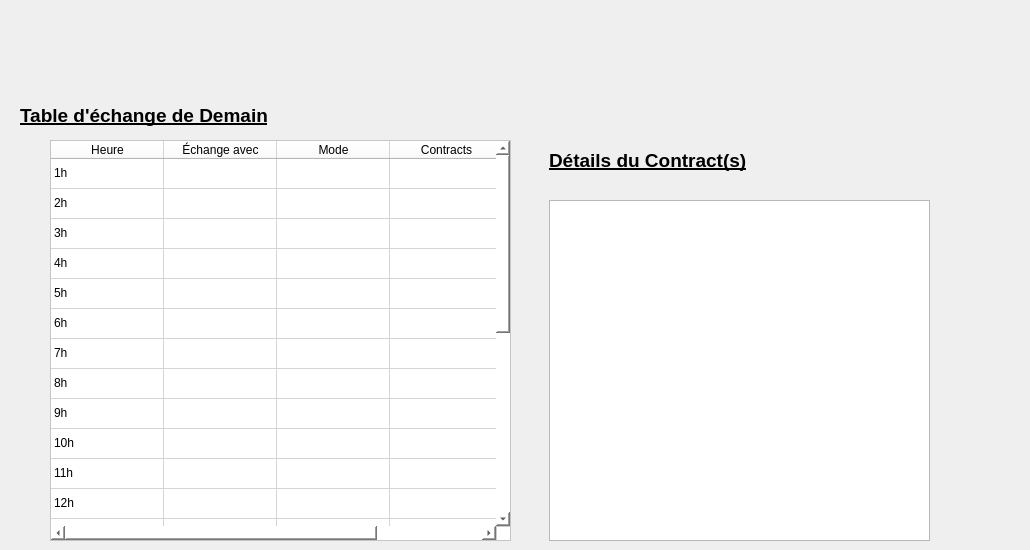
    <widget class="QWidget" name="page_3">
     <widget class="QTableWidget" name="tableWidget">
      <property name="geometry">
       <rect>
        <x>50</x>
        <y>140</y>
        <width>461</width>
        <height>401</height>
       </rect>
      </property>
      <property name="styleSheet">
       <string notr="true">color:rgb(0, 0, 0);background-color:rgb(255, 255, 255);</string>
      </property>
      <property name="sizeAdjustPolicy">
       <enum>QAbstractScrollArea::AdjustToContentsOnFirstShow</enum>
      </property>
      <property name="autoScroll">
       <bool>false</bool>
      </property>
      <property name="editTriggers">
       <set>QAbstractItemView::NoEditTriggers</set>
      </property>
      <property name="selectionBehavior">
       <enum>QAbstractItemView::SelectRows</enum>
      </property>
      <property name="rowCount">
       <number>24</number>
      </property>
      <property name="columnCount">
       <number>4</number>
      </property>
      <attribute name="horizontalHeaderVisible">
       <bool>true</bool>
      </attribute>
      <attribute name="horizontalHeaderCascadingSectionResizes">
       <bool>true</bool>
      </attribute>
      <attribute name="horizontalHeaderDefaultSectionSize">
       <number>113</number>
      </attribute>
      <attribute name="verticalHeaderVisible">
       <bool>false</bool>
      </attribute>
      <row/>
      <row/>
      <row/>
      <row/>
      <row/>
      <row/>
      <row/>
      <row/>
      <row/>
      <row/>
      <row/>
      <row/>
      <row/>
      <row/>
      <row/>
      <row/>
      <row/>
      <row/>
      <row/>
      <row/>
      <row/>
      <row/>
      <row/>
      <row/>
      <column>
       <property name="text">
        <string>Heure</string>
       </property>
      </column>
      <column>
       <property name="text">
        <string>Échange avec</string>
       </property>
      </column>
      <column>
       <property name="text">
        <string>Mode</string>
       </property>
      </column>
      <column>
       <property name="text">
        <string>Contracts</string>
       </property>
      </column>
      <item row="0" column="0">
       <property name="text">
        <string>1h</string>
       </property>
      </item>
      <item row="1" column="0">
       <property name="text">
        <string>2h</string>
       </property>
      </item>
      <item row="2" column="0">
       <property name="text">
        <string>3h</string>
       </property>
      </item>
      <item row="3" column="0">
       <property name="text">
        <string>4h</string>
       </property>
      </item>
      <item row="4" column="0">
       <property name="text">
        <string>5h </string>
       </property>
      </item>
      <item row="5" column="0">
       <property name="text">
        <string>6h</string>
       </property>
      </item>
      <item row="6" column="0">
       <property name="text">
        <string>7h</string>
       </property>
      </item>
      <item row="7" column="0">
       <property name="text">
        <string>8h</string>
       </property>
      </item>
      <item row="8" column="0">
       <property name="text">
        <string>9h</string>
       </property>
      </item>
      <item row="9" column="0">
       <property name="text">
        <string>10h</string>
       </property>
      </item>
      <item row="10" column="0">
       <property name="text">
        <string>11h</string>
       </property>
      </item>
      <item row="11" column="0">
       <property name="text">
        <string>12h</string>
       </property>
      </item>
      <item row="12" column="0">
       <property name="text">
        <string>13h</string>
       </property>
      </item>
      <item row="13" column="0">
       <property name="text">
        <string>14h</string>
       </property>
      </item>
      <item row="14" column="0">
       <property name="text">
        <string>15h</string>
       </property>
      </item>
      <item row="15" column="0">
       <property name="text">
        <string>16h</string>
       </property>
      </item>
      <item row="16" column="0">
       <property name="text">
        <string>17h</string>
       </property>
      </item>
      <item row="17" column="0">
       <property name="text">
        <string>18h</string>
       </property>
      </item>
      <item row="18" column="0">
       <property name="text">
        <string>19h</string>
       </property>
      </item>
      <item row="19" column="0">
       <property name="text">
        <string>20h</string>
       </property>
      </item>
      <item row="20" column="0">
       <property name="text">
        <string>21h</string>
       </property>
      </item>
      <item row="21" column="0">
       <property name="text">
        <string>22h</string>
       </property>
      </item>
      <item row="22" column="0">
       <property name="text">
        <string>23h </string>
       </property>
      </item>
      <item row="23" column="0">
       <property name="text">
        <string>24h</string>
       </property>
      </item>
     </widget>
     <widget class="QLabel" name="label_15">
      <property name="geometry">
       <rect>
        <x>20</x>
        <y>100</y>
        <width>291</width>
        <height>31</height>
       </rect>
      </property>
      <property name="font">
       <font>
        <pointsize>14</pointsize>
        <weight>75</weight>
        <bold>true</bold>
        <underline>true</underline>
       </font>
      </property>
      <property name="styleSheet">
       <string notr="true">color: rgb(0, 0, 0);</string>
      </property>
      <property name="text">
       <string>Table d'échange de Demain</string>
      </property>
     </widget>
     <widget class="QLabel" name="label_19">
      <property name="geometry">
       <rect>
        <x>549</x>
        <y>145</y>
        <width>221</width>
        <height>31</height>
       </rect>
      </property>
      <property name="font">
       <font>
        <pointsize>14</pointsize>
        <weight>75</weight>
        <bold>true</bold>
        <underline>true</underline>
       </font>
      </property>
      <property name="styleSheet">
       <string notr="true">color: rgb(0, 0, 0)</string>
      </property>
      <property name="text">
       <string>Détails du Contract(s)</string>
      </property>
     </widget>
     <widget class="QListView" name="contractslistView">
      <property name="geometry">
       <rect>
        <x>549</x>
        <y>200</y>
        <width>381</width>
        <height>341</height>
       </rect>
      </property>
      <property name="styleSheet">
       <string notr="true">color:rgb(0, 0, 0)</string>
      </property>
     </widget>
     <widget class="QLabel" name="label_25">
      <property name="geometry">
       <rect>
        <x>0</x>
        <y>0</y>
        <width>1021</width>
        <height>91</height>
       </rect>
      </property>
      <property name="styleSheet">
       <string notr="true">background-image: url(:/images/banniere1.png);</string>
      </property>
      <property name="text">
       <string/>
      </property>
     </widget>
     <widget class="QLabel" name="label_37">
      <property name="geometry">
       <rect>
        <x>830</x>
        <y>130</y>
        <width>81</width>
        <height>61</height>
       </rect>
      </property>
      <property name="text">
       <string/>
      </property>
      <property name="pixmap">
       <pixmap>images/contract.png</pixmap>
      </property>
      <property name="scaledContents">
       <bool>true</bool>
      </property>
     </widget>
    </widget>
